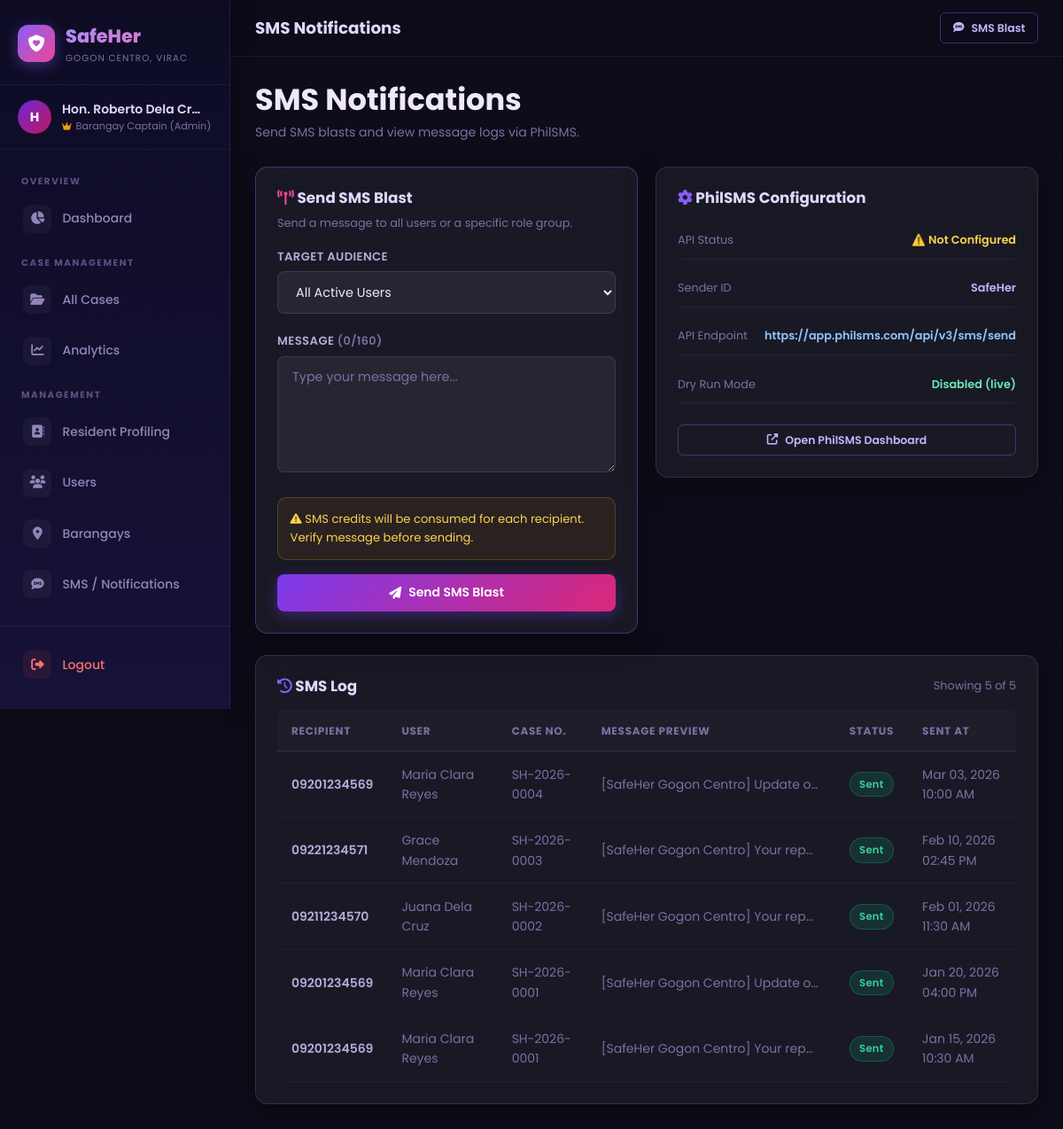
The app's page /admin/notifications (signed in) with its own data.
### tables this page shows
CREATE TABLE `notifications` (
  `id` INT UNSIGNED NOT NULL AUTO_INCREMENT,
  `user_id` INT UNSIGNED NULL,
  `case_id` INT UNSIGNED NULL,
  `recipient_phone` VARCHAR(20) NOT NULL,
  `message` TEXT NOT NULL,
  `sms_status` ENUM('pending', 'sent', 'failed') NOT NULL DEFAULT 'pending',
  `sent_at` DATETIME NULL,
  `created_at` DATETIME NOT NULL DEFAULT CURRENT_TIMESTAMP,
  PRIMARY KEY (`id`),
  INDEX `idx_notifications_user` (`user_id`),
  INDEX `idx_notifications_case` (`case_id`),
  INDEX `idx_notifications_status` (`sms_status`),
  CONSTRAINT `fk_notifications_user` FOREIGN KEY (`user_id`) REFERENCES `users` (`id`) ON DELETE SET NULL ON UPDATE CASCADE,
  CONSTRAINT `fk_notifications_case` FOREIGN KEY (`case_id`) REFERENCES `cases` (`id`) ON DELETE SET NULL ON UPDATE CASCADE
);

CREATE TABLE `users` (
  `id` INT UNSIGNED NOT NULL AUTO_INCREMENT,
  `full_name` VARCHAR(150) NOT NULL,
  `email` VARCHAR(150) NOT NULL UNIQUE,
  `phone` VARCHAR(20) NOT NULL,
  `password_hash` VARCHAR(255) NOT NULL,
  `role` ENUM('admin', 'barangay_staff', 'complainant') NOT NULL DEFAULT 'complainant',
  `barangay_id` INT UNSIGNED NULL,
  `status` ENUM('active', 'inactive') NOT NULL DEFAULT 'active',
  `created_at` DATETIME NOT NULL DEFAULT CURRENT_TIMESTAMP,
  PRIMARY KEY (`id`),
  INDEX `idx_users_role` (`role`),
  INDEX `idx_users_barangay` (`barangay_id`),
  INDEX `idx_users_email` (`email`),
  CONSTRAINT `fk_users_barangay` FOREIGN KEY (`barangay_id`) REFERENCES `barangays` (`id`) ON DELETE SET NULL ON UPDATE CASCADE
);

CREATE TABLE `cases` (
  `id` INT UNSIGNED NOT NULL AUTO_INCREMENT,
  `case_number` VARCHAR(30) NOT NULL UNIQUE,
  `complainant_id` INT UNSIGNED NOT NULL,
  `barangay_id` INT UNSIGNED NOT NULL,
  `type_of_violence` ENUM('physical', 'sexual', 'psychological', 'economic', 'others') NOT NULL,
  `incident_date` DATE NOT NULL,
  `location` VARCHAR(255) NULL,
  `description` TEXT NOT NULL,
  `evidence_path` VARCHAR(255) NULL,
  `status` ENUM('pending', 'under_investigation', 'resolved', 'dismissed') NOT NULL DEFAULT 'pending',
  `remarks` TEXT NULL,
  `assigned_staff_id` INT UNSIGNED NULL,
  `created_at` DATETIME NOT NULL DEFAULT CURRENT_TIMESTAMP,
  `updated_at` DATETIME NOT NULL DEFAULT CURRENT_TIMESTAMP ON UPDATE CURRENT_TIMESTAMP,
  PRIMARY KEY (`id`),
  INDEX `idx_cases_case_number` (`case_number`),
  INDEX `idx_cases_status` (`status`),
  INDEX `idx_cases_tov` (`type_of_violence`),
  INDEX `idx_cases_barangay` (`barangay_id`),
  INDEX `idx_cases_complainant` (`complainant_id`),
  INDEX `idx_cases_created` (`created_at`),
  CONSTRAINT `fk_cases_complainant` FOREIGN KEY (`complainant_id`) REFERENCES `users` (`id`) ON DELETE CASCADE ON UPDATE CASCADE,
  CONSTRAINT `fk_cases_barangay` FOREIGN KEY (`barangay_id`) REFERENCES `barangays` (`id`) ON DELETE RESTRICT ON UPDATE CASCADE,
  CONSTRAINT `fk_cases_staff` FOREIGN KEY (`assigned_staff_id`) REFERENCES `users` (`id`) ON DELETE SET NULL ON UPDATE CASCADE
);

### controllers/AdminController.php (called while the page is built, shortened)
<?php
class AdminController {
    private Notification $notifModel;
    public function __construct() {
        $this->notifModel    = new Notification();
    }
    public function notifications(): void {
        $page  = max(1,(int)($_GET['page'] ?? 1));
        $logs  = $this->notifModel->getAll($page);
        $this->render('admin/notifications', [
            'logs'    => $logs,
            'error'   => getFlash('error'),
            'success' => getFlash('success'),
        ]);
    }
    private function render(string $view, array $data = []): void {
        extract($data);
        include BASE_PATH . "/views/$view.php";
    }
}

### helpers/auth_helper.php (called while the page is built, shortened)
<?php
function sanitize(string $input): string {
    return htmlspecialchars(trim($input), ENT_QUOTES, 'UTF-8');
}

### helpers/case_helper.php (called while the page is built, shortened)
<?php
function fmtDateTime(string $datetime): string {
    return date('M d, Y h:i A', strtotime($datetime));
}
function paginate(string $sql, array $params, int $page = 1, int $perPage = 15): array {
    $db = getDB();
    $countSql  = "SELECT COUNT(*) FROM ($sql) AS _count";
    $countStmt = $db->prepare($countSql);
    $countStmt->execute($params);
    $total = (int) $countStmt->fetchColumn();
    $offset = ($page - 1) * $perPage;
    $stmt   = $db->prepare("$sql LIMIT $perPage OFFSET $offset");
    $stmt->execute($params);
    $data = $stmt->fetchAll();
    return [
        'data'    => $data,
        'total'   => $total,
        'pages'   => (int) ceil($total / $perPage),
        'current' => $page,
    ];
}

### models/Notification.php (called while the page is built, shortened)
<?php
class Notification {
    public function getAll(int $page = 1): array {
        $sql = "SELECT n.*, u.full_name AS user_name, c.case_number
                FROM notifications n
                LEFT JOIN users u ON n.user_id = u.id
                LEFT JOIN cases c ON n.case_id = c.id
                ORDER BY n.created_at DESC";
        return paginate($sql, [], $page);
    }
}

### views/admin/notifications.php (the view, shortened to what this page needs)
<?php
include BASE_PATH . '/views/layouts/header.php';
include BASE_PATH . '/views/layouts/admin_nav.php';
?>
<div class="page-content">
  <div class="page-header"><h2>SMS Notifications</h2><p>Send SMS blasts and view message logs via PhilSMS.</p></div>
  <div class="grid grid-2 mb-3" style="align-items:start">
    <div class="card card-glow">
      <h4 style="color:#e0d7ff;margin-bottom:0.5rem"><i class="fas fa-broadcast-tower" style="color:#ec4899"></i> Send SMS Blast</h4>
      <p class="fs-sm text-muted mb-2">Send a message to all users or a specific role group.</p>
      <form method="POST" action="<?= APP_URL ?>/admin/notifications/send-blast" id="blastForm">
        <div class="form-group">
          <label class="form-label">Target Audience</label>
          <select name="target" class="form-select" onchange="updatePreview(this.value)">
            <option value="all">All Active Users</option>
          </select>
        </div>
        <div class="form-group">
          <label class="form-label">Message <span class="text-muted fs-sm" id="charCount">(0/160)</span></label>
          <textarea name="message" class="form-control" rows="5" maxlength="480"
            placeholder="Type your message here..." required
            oninput="document.getElementById('charCount').textContent='('+this.value.length+'/160 per segment)'"></textarea>
        </div>
        <div style="background:rgba(245,158,11,0.08);border:1px solid rgba(245,158,11,0.25);border-radius:10px;padding:0.85rem;margin-bottom:1rem;font-size:0.82rem;color:#fcd34d">
          <i class="fas fa-exclamation-triangle"></i>
          SMS credits will be consumed for each recipient. Verify message before sending.
        </div>
        <button type="submit" class="btn btn-primary w-100"
          onclick="return confirm('Send this SMS blast? This will consume SMS credits.')">
          <i class="fas fa-paper-plane"></i> Send SMS Blast
        </button>
      </form>
    </div>
    <div class="card" style="height:fit-content">
      <h4 style="color:#e0d7ff;margin-bottom:1rem"><i class="fas fa-cog" style="color:#8b5cf6"></i> PhilSMS Configuration</h4>
      <div style="display:flex;flex-direction:column;gap:0.75rem">
        <?php
        $fields = [
          ['API Status',   SMS_API_KEY !== 'YOUR_PHILSMS_API_KEY_HERE' ? '✅ Configured' : '⚠️ Not Configured', SMS_API_KEY !== 'YOUR_PHILSMS_API_KEY_HERE' ? '#6ee7b7' : '#fcd34d'],
          ['Sender ID',    SMS_SENDER_NAME, '#c4b5fd'],
          ['API Endpoint', SMS_API_URL, '#93c5fd'],
          ['Dry Run Mode', SMS_DRY_RUN ? 'Enabled (no real SMS)' : 'Disabled (live)', SMS_DRY_RUN ? '#fcd34d' : '#6ee7b7'],
        ];
        foreach ($fields as [$label, $value, $color]): ?>
        <div style="display:flex;justify-content:space-between;padding:0.65rem 0;border-bottom:1px solid rgba(255,255,255,0.05)">
          <span class="fs-sm text-muted"><?= $label ?></span>
          <span class="fs-sm fw-600" style="color:<?= $color ?>"><?= sanitize($value) ?></span>
        </div>
        <?php endforeach; ?>
      </div>
      <div class="mt-3">
        <a href="https://app.philsms.com" target="_blank" class="btn btn-outline btn-sm w-100">
          <i class="fas fa-external-link-alt"></i> Open PhilSMS Dashboard
        </a>
      </div>
    </div>
  </div>
  <div class="card">
    <div class="d-flex justify-between align-center mb-2">
      <h4 style="color:#e0d7ff"><i class="fas fa-history" style="color:#8b5cf6"></i> SMS Log</h4>
      <span class="text-muted fs-sm">Showing <?= count($logs['data']) ?> of <?= $logs['total'] ?></span>
    </div>
    <div class="table-wrapper">
      <table class="table">
        <thead><tr><th>Recipient</th><th>User</th><th>Case No.</th><th>Message Preview</th><th>Status</th><th>Sent At</th></tr></thead>
        <tbody>
          <?php if (empty($logs['data'])): ?>
          <tr><td colspan="6" class="text-center text-muted" style="padding:2rem">No SMS logs yet.</td></tr>
          <?php else: foreach ($logs['data'] as $log): ?>
          <tr>
            <td class="fw-600"><?= sanitize($log['recipient_phone']) ?></td>
            <td class="text-muted"><?= sanitize($log['user_name'] ?? '—') ?></td>
            <td class="text-muted"><?= sanitize($log['case_number'] ?? '—') ?></td>
            <td class="text-muted" style="max-width:280px;overflow:hidden;text-overflow:ellipsis;white-space:nowrap" title="<?= sanitize($log['message']) ?>">
              <?= sanitize(substr($log['message'], 0, 60)) . (strlen($log['message']) > 60 ? '...' : '') ?>
            </td>
            <td>
              <span class="badge <?= $log['sms_status'] === 'sent' ? 'badge-success' : ($log['sms_status'] === 'failed' ? 'badge-warning' : 'badge-secondary') ?>">
                <?= ucfirst($log['sms_status']) ?>
              </span>
            </td>
            <td class="text-muted fs-sm"><?= fmtDateTime($log['sent_at']) ?></td>
          </tr>
          <?php endforeach; endif; ?>
        </tbody>
      </table>
    </div>
  </div>
</div>
</div></div>
<?php include BASE_PATH . '/views/layouts/footer.php'; ?>

### assets/css/dashboard.css (style rules this page uses)
.page-content { flex: 1; padding: 1.75rem; width: 100%; }
.page-header { margin-bottom: 1.75rem; }
.page-header h2 { color: #f0e7ff; }
.page-header p { color: #7c6fa3; font-size: 0.875rem; margin-top: 0.25rem; }

### records on screen
notifications: recipient_phone "09201234569", user.full_name "Maria Clara Reyes", case.case_number "SH-2026-0004", message "[SafeHer Gogon Centro] Update o…", sms_status "Sent", sent_at "Mar 03, 2026 10:00 AM"
notifications: recipient_phone "09221234571", user.full_name "Grace Mendoza", case.case_number "SH-2026-0003", message "[SafeHer Gogon Centro] Your rep…", sms_status "Sent", sent_at "Feb 10, 2026 02:45 PM"
notifications: recipient_phone "09211234570", user.full_name "Juana Dela Cruz", case.case_number "SH-2026-0002", message "[SafeHer Gogon Centro] Your rep…", sms_status "Sent", sent_at "Feb 01, 2026 11:30 AM"
notifications: recipient_phone "09201234569", user.full_name "Maria Clara Reyes", case.case_number "SH-2026-0001", message "[SafeHer Gogon Centro] Update o…", sms_status "Sent", sent_at "Jan 20, 2026 04:00 PM"
notifications: recipient_phone "09201234569", user.full_name "Maria Clara Reyes", case.case_number "SH-2026-0001", message "[SafeHer Gogon Centro] Your rep…", sms_status "Sent", sent_at "Jan 15, 2026 10:30 AM"

### other values on screen
$initials "H"
$_SESSION['full_name'] "Hon. Roberto Dela Cr…"
$pageTitle "SMS Notifications"
$label "API Status"
$value "⚠️ Not Configured"
$label "Sender ID"
$value "SafeHer"
$label "API Endpoint"
$value "https://app.philsms.com/api/v3/sms/send"
$label "Dry Run Mode"
$value "Disabled (live)"
count($logs['data']) "5"
$logs['total'] "5"
